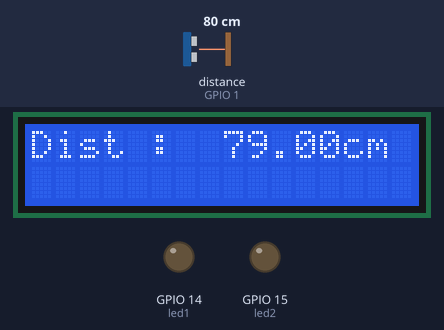
This program was run on a simulated Raspberry Pi (BCM pin numbers). Shown: 16×2 character LCD, output pins drawn as LEDs (lit = HIGH). Inputs (shaded band) come from the test bench; at power-on: distance to the obstacle (sensor on GPIO 1) 80 cm. The echo pulse lasts 58.3 µs per cm; the clock reads 2024-03-15 10:24:30 at power-on unless the program sets it; pins used as bus, display or sensor lines are not drawn; what the program prints to the terminal is not drawn.

Above: at 1.2 s.
1.3 s: distance to the obstacle (sensor on GPIO 1) set to 55 cm
At 2.4 s:
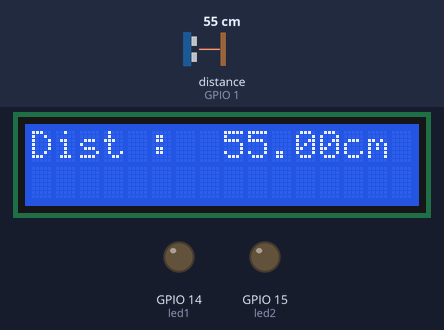
3.1 s: distance to the obstacle (sensor on GPIO 1) set to 48 cm
At 3.7 s:
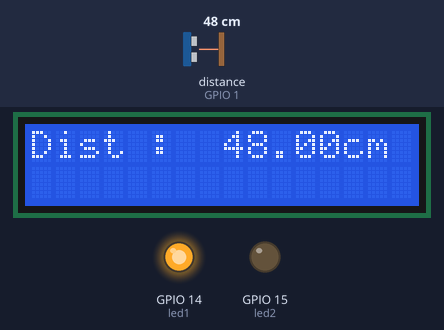
4.8 s: distance to the obstacle (sensor on GPIO 1) set to 34 cm
At 6.2 s:
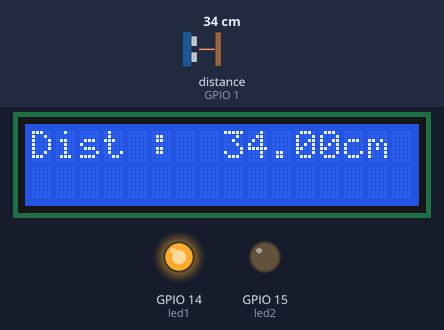
6.5 s: distance to the obstacle (sensor on GPIO 1) set to 28 cm
At 7.4 s:
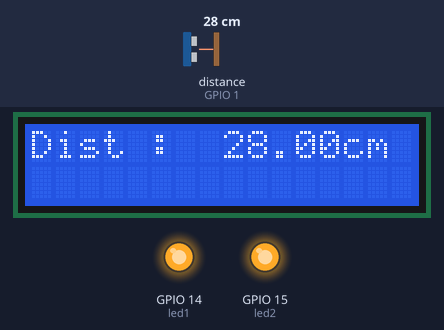
8.1 s: distance to the obstacle (sensor on GPIO 1) set to 12 cm
At 9.5 s:
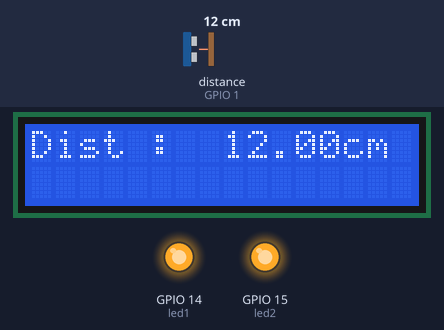
9.8 s: distance to the obstacle (sensor on GPIO 1) set to 9 cm
At 11.2 s:
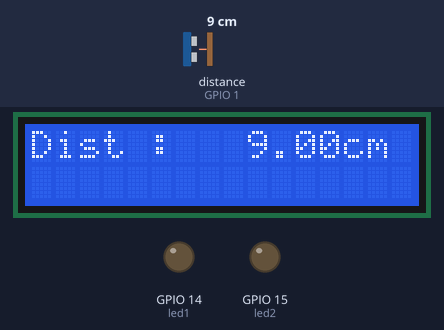
Timing chart, 0 to 12.5 s (numbered marks = the images above; inputs shaded):
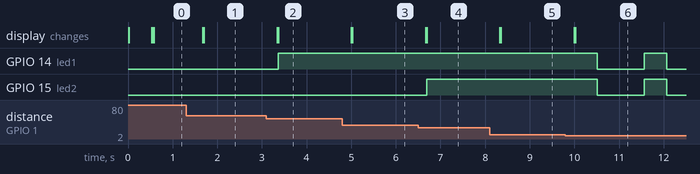

Measured:
- the behaviour switches between 51 and 50 cm on distance to the obstacle (sensor on GPIO 1) (found by bisection; images 1 and 2)
- the behaviour switches between 31 and 30 cm on distance to the obstacle (sensor on GPIO 1) (found by bisection; images 3 and 4)
- the behaviour switches between 11 and 10 cm on distance to the obstacle (sensor on GPIO 1) (found by bisection; images 5 and 6)
- after the input at 1.3 s, the display: first changes after 0.37 s (image 1 shows a later state)
- after the input at 3.1 s, GPIO 14 (led1): LOW → HIGH after 0.26 s; the display: first changes after 0.24 s (image 2 shows a later state)
- after the input at 4.8 s, the display: first changes after 0.21 s (image 3 shows a later state)
- after the input at 6.5 s, GPIO 15 (led2): LOW → HIGH after 0.19 s; the display: first changes after 0.17 s (image 4 shows a later state)
- after the input at 8.1 s, the display: first changes after 0.23 s (image 5 shows a later state)
- after the input at 9.8 s, GPIO 14 (led1), GPIO 15 (led2): HIGH → LOW after 0.72 s, → HIGH 1.1 s later, → LOW 0.50 s later; the display: first changes after 0.19 s (image 6 shows a later state)

The program:

ultrasonic_led_clcd.py
```python
import RPi.GPIO as GPIO
import time
import led2 as LED
import clcd as CLCD

LED1 = 50
LED1_2 = 30
LED_BLINK = 10

trig = 0 # transmit
echo = 1 # receive

GPIO.setmode( GPIO.BCM )
GPIO.setwarnings( False )

GPIO.setup( trig, GPIO.OUT )
GPIO.setup( echo, GPIO.IN )

LED.led_init( LED.led1, LED.led2 )
LED.led_off( LED.led1 )
LED.led_off( LED.led2 )

CLCD.lcd_setup()
CLCD.lcd_init()

try:
    while True:
        GPIO.output( trig, False )
        time.sleep( 0.5 )

        GPIO.output( trig, True )
        time.sleep( 0.00001 )

        GPIO.output( trig, False )

        while GPIO.input( echo ) == False:
            pluse_start = time.time()

        while GPIO.input( echo ) == True:
            pluse_end = time.time()

        pluse_duration = pluse_end - pluse_start
        distance = pluse_duration * 17000
        distance = round( distance )

        print( 'Dist : {:6.2f}cm'.format( distance ) )

        message = 'Dist : {:6.2f}cm'.format( distance )
        CLCD.lcd_string( message, CLCD.LCD_LINE_1 )

        if distance <= LED_BLINK:
            LED.led_all_blink()
        elif distance <= LED1_2:
            LED.led_on( LED.led1 )
            LED.led_on( LED.led2 )
        elif distance <= LED1:
            LED.led_on( LED.led1 )
            LED.led_off( LED.led2 )
        else:
            LED.led_off( LED.led1 )
            LED.led_off( LED.led2 )
except KeyboardInterrupt:
    pass

finally:
    GPIO.cleanup()
```

led2.py
```python
# led2.py
import RPi.GPIO as GPIO
import time

led1 = 14
led2 = 15

GPIO.setmode( GPIO.BCM )
GPIO.setwarnings( False )

def led_init( led1, led2 ):
    GPIO.setup( led1, GPIO.OUT )
    GPIO.setup( led2, GPIO.OUT )

def led_on( led_pin ):
    GPIO.output( led_pin, True )

def led_off( led_pin ):
    GPIO.output( led_pin, False )

def led_blink( led_pin, delay ):
    led_on( led_pin )
    time.sleep( delay )
    led_off( led_pin )
    time.sleep( delay )

def led_all_blink():
    led_on( led1 )
    led_on( led2 )
    time.sleep( 0.5 )
    led_off( led1 )
    led_off( led2 )
    time.sleep( 0.5 )

def led_shift( led1, led2, delay ):
    led_on( led1 )
    led_off( led2 )
    time.sleep( delay )
    led_on( led2 )
    led_off( led1 )
    time.sleep( delay )

if __name__ == "__main__":
    led_init( led1, led2 )
    led_on( led1 )
    time.sleep( 1 )
    led_on( led2 )
    time.sleep( 1 )
    led_off( led1 )
    time.sleep( 1 )
    led_off( led2 )
    time.sleep( 1 )
    led_blink( led1, 1 )
    led_blink( led2, 1 )
    led_shift( led1, led2, 2 )

    led_off( led1 )
    led_off( led2 )
```

clcd.py
```python
import RPi.GPIO as GPIO
import time

# Define GPIO to LCD mapping
LCD_RS = 23
LCD_RW = 24
LCD_E  = 26

LCD_D4 = 17
LCD_D5 = 18
LCD_D6 = 27
LCD_D7 = 22

# Define some device constants
LCD_WIDTH = 16 # Maximum character per line
LCD_CHR = True
LCD_CMD = False

LCD_LINE_1 = 0x80 # LCD RAM address for the 1st line
LCD_LINE_2 = 0xC0 # LCD RAM address for the 2nd line

# Timing constants
E_PULSE = 0.0005
E_DELAY = 0.0005

def main():
    # GPIO setup
    lcd_setup()

    # Initialise display
    lcd_init()

    while True:
        # Send some test
        lcd_string( 'Raspberry Pi', LCD_LINE_1 )
        lcd_string( '16x2 LCD Test', LCD_LINE_2 )
        time.sleep( 3 )

        # Send some test
        lcd_string( '1234567890123456', LCD_LINE_1 )
        lcd_string( 'abcdefghijklmnop', LCD_LINE_2 )
        time.sleep( 3 )

def lcd_setup():
    GPIO.setmode( GPIO.BCM ) # Use BCM GPIO numbers
    GPIO.setwarnings( False )

    GPIO.setup( LCD_E, GPIO.OUT )  # E
    GPIO.setup( LCD_RS, GPIO.OUT ) # RS
    GPIO.setup( LCD_D4, GPIO.OUT ) # DB4
    GPIO.setup( LCD_D5, GPIO.OUT ) # DB5
    GPIO.setup( LCD_D6, GPIO.OUT ) # DB6
    GPIO.setup( LCD_D7, GPIO.OUT ) # DB7

def lcd_init():
    # Initialise display
    lcd_byte( 0x33, LCD_CMD ) # 11 0011 Initialise
    lcd_byte( 0x32, LCD_CMD ) # 11 0010 Initialise

    lcd_byte( 0x06, LCD_CMD ) # 00 0110 Cursor move direction
    lcd_byte( 0x0c, LCD_CMD ) # 00 1100 Display On, Cursor Off, Blink Off
    lcd_byte( 0x28, LCD_CMD ) # 10 1000 Data length, number of lines, font size
    lcd_byte( 0x01, LCD_CMD ) # 00 0001 Clear display
    time.sleep( E_DELAY )

def lcd_byte( bits, mode ):
    # Send byte to data pins
    # bits = data
    # mode = True  for character
    #        False for command
    GPIO.output( LCD_RS, mode ) # RS

    # High bits
    GPIO.output( LCD_D4, False )
    GPIO.output( LCD_D5, False )
    GPIO.output( LCD_D6, False )
    GPIO.output( LCD_D7, False )

    if bits & 0x10 == 0x10:
        GPIO.output( LCD_D4, True )

    if bits & 0x20 == 0x20:
        GPIO.output( LCD_D5, True )

    if bits & 0x40 == 0x40:
        GPIO.output( LCD_D6, True )

    if bits & 0x80 == 0x80:
        GPIO.output( LCD_D7, True )

    # Toggle 'Enable' pin
    lcd_toggle_enable()

    # Low bits
    GPIO.output( LCD_D4, False )
    GPIO.output( LCD_D5, False )
    GPIO.output( LCD_D6, False )
    GPIO.output( LCD_D7, False )

    if bits & 0x01 == 0x01:
        GPIO.output( LCD_D4, True )

    if bits & 0x02 == 0x02:
        GPIO.output( LCD_D5, True )

    if bits & 0x04 == 0x04:
        GPIO.output( LCD_D6, True )

    if bits & 0x08 == 0x08:
        GPIO.output( LCD_D7, True )

    # Toggle 'Enable' pin
    lcd_toggle_enable()

def lcd_toggle_enable():
    # Toggle enable
    time.sleep( E_DELAY )
    GPIO.output( LCD_E, True )
    time.sleep( E_PULSE )
    GPIO.output( LCD_E, False )
    time.sleep( E_DELAY )

def lcd_string( message, line ):
    # Send string to display
    message = message.ljust( LCD_WIDTH, " " )
    lcd_byte( line, LCD_CMD )

    for i in range( LCD_WIDTH ):
        lcd_byte( ord( message[ i ] ), LCD_CHR )


if __name__ == '__main__':
    try:
        main()
    except KeyboardInterrupt:
        pass
    finally:
        lcd_byte( 0x01, LCD_CMD )
        lcd_string( "Goodbye!", LCD_LINE_1 )
        GPIO.cleanup()
```
